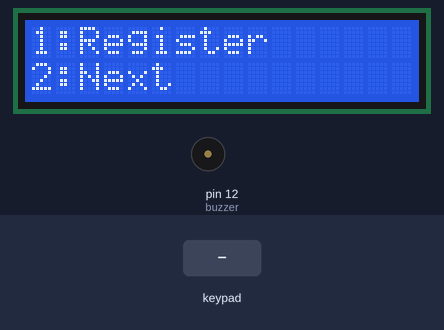
This sketch was run on a simulated Arduino Uno, built with avr-gcc and run on an emulated ATmega328P. Shown: 16×2 character LCD, buzzer (waves = sounding, pin HIGH). The test bench sets the inputs (shaded band). The modem accepts every AT command (registered, SIM ready, sends succeed) and sends nothing else.

Above: at 3.2 s.
3.3 s: key '2' pressed
At 4.5 s:
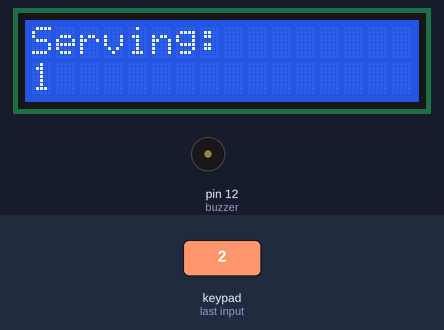
6.3 s: keypad keys 1 3 9 7 # pressed 0.4 s apart
At 9.3 s:
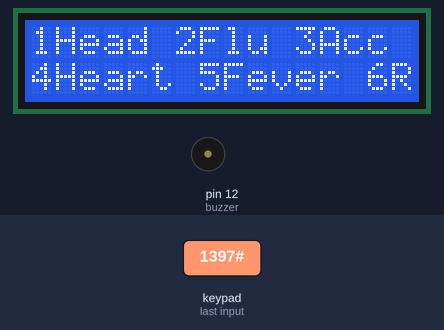
9.8 s: keypad keys 5 4 3 pressed 0.4 s apart
At 10.6 s:
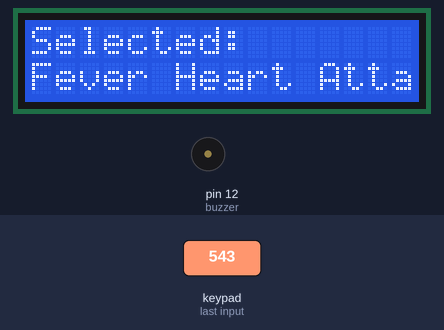
15.7 s: key '#' pressed
18.7 s: key '1' pressed
At 19.9 s:
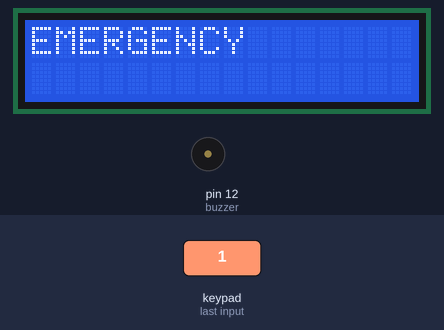
Timing chart, 0 to 22.4 s (numbered marks = the images above; inputs shaded):
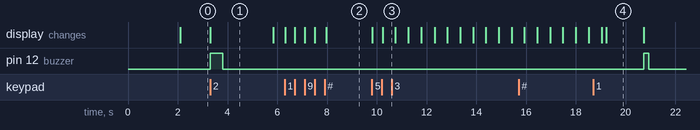

The sketch:

softwareprogram_code.ino
```cpp
#include <Wire.h>
#include <LiquidCrystal_I2C.h>
#include <Keypad.h>
#include <SoftwareSerial.h>

LiquidCrystal_I2C lcd(0x27,16,2);
SoftwareSerial gsm(10,11);

const byte ROWS = 4;
const byte COLS = 3;

char keys[ROWS][COLS] = {
  {'1','2','3'},
  {'4','5','6'},
  {'7','8','9'},
  {'*','0','#'}
};

byte rowPins[ROWS] = {9,8,7,6};
byte colPins[COLS] = {5,4,3};

Keypad keypad = Keypad(makeKeymap(keys), rowPins, colPins, ROWS, COLS);

int buzzer = 12;
int token = 1;
int serving = 0;

String phoneList[30];
int tokenList[30];
int queueSize = 0;

// Map keys to symptom names
String symptomNames[7] = {"", "Headache", "Flu", "Accident", "Heart Attack", "Fever", "Review"};

// Send SMS
void sendSMS(String number, String text) {
  gsm.println("AT");
  delay(500);
  gsm.println("AT+CMGF=1"); // SMS text mode
  delay(500);
  gsm.print("AT+CMGS=\"");
  gsm.print(number);
  gsm.println("\"");
  delay(1000);
  gsm.print(text);
  delay(500);
  gsm.write(26); // CTRL+Z
  delay(5000);
}

// Smooth scrolling function for LCD
void displayScrolling(String text) {
  int len = text.length();
  if(len <= 16) {
    lcd.setCursor(0,1);
    lcd.print(text);
    return;
  }
  for(int i=0; i<=len-16; i++) {
    lcd.setCursor(0,1);
    lcd.print(text.substring(i,i+16));
    delay(500); // scroll speed (500ms per shift)
  }
}

void registerPatient() {
  lcd.clear();
  lcd.print("Enter Phone:");
  lcd.setCursor(0,1);

  String phone = "";
  while(true) {
    char key = keypad.getKey();
    if(key) {
      if(key=='#') break;
      phone += key;
      lcd.print(key);
    }
  }

  String symptoms = "";
  bool confirmed = false;

  while(!confirmed) {
    symptoms = ""; // reset each attempt

    lcd.clear();
    lcd.print("Select Symptoms");
    lcd.setCursor(0,1);
    lcd.print("#Finish");

    lcd.clear();
    lcd.print("1Head 2Flu 3Acc");
    lcd.setCursor(0,1);
    lcd.print("4Heart 5Fever 6Rev");

    String symptomDisplay = "";
    char key = 0;

    while(true) {
      key = keypad.getKey();
      if(key) {
        if(key=='#') break;
        if(symptoms.indexOf(key) == -1 && key>='1' && key<='6') {
          symptoms += key;
          symptomDisplay += symptomNames[key-'0'] + " ";
          lcd.clear();
          lcd.print("Selected:");
          displayScrolling(symptomDisplay); // smooth scroll
        }
      }
    }

    // Confirmation
    lcd.clear();
    lcd.print("Confirm? 1=Yes");
    lcd.setCursor(0,1);
    lcd.print("2=No");

    char confirmKey = 0;
    while(!confirmKey) {
      confirmKey = keypad.getKey();
      if(confirmKey=='1') {
        confirmed = true;
        break;
      } else if(confirmKey=='2') {
        confirmed = false;
        lcd.clear();
        lcd.print("Reselect Symptoms");
        delay(1000);
        break;
      }
    }
  }

  // Determine triage
  String triage = "NORMAL";
  if(symptoms.indexOf('3') != -1 || symptoms.indexOf('4') != -1)
    triage = "EMERGENCY";
  else if(symptoms.indexOf('6') != -1)
    triage = "REVIEW";
  else
    triage = "NORMAL";

  lcd.clear();
  lcd.print(triage);
  delay(1500);

  phoneList[queueSize] = phone;
  tokenList[queueSize] = token;

  lcd.clear();
  lcd.print("Token No:");
  lcd.setCursor(0,1);
  lcd.print(token);

  digitalWrite(buzzer,HIGH);
  delay(200);
  digitalWrite(buzzer,LOW);

  String message =
    "Hospital Queue System\n"
    "Token: " + String(token) +
    "\nTriage: " + triage +
    "\nPlease wait.";

  sendSMS(phone,message);

  queueSize++;
  token++;
  delay(3000);
}

// Call next patient
void callNext() {
  serving++;

  for(int i=0;i<queueSize;i++) {
    if(tokenList[i]==serving+2) {
      sendSMS(phoneList[i],
        "Queue Update:\nOnly 2 patients ahead. Please prepare.");
    }

    if(tokenList[i]==serving) {
      sendSMS(phoneList[i],
        "Queue Alert:\nIt is now your turn.");
    }
  }

  lcd.clear();
  lcd.print("Serving:");
  lcd.setCursor(0,1);
  lcd.print(serving);

  digitalWrite(buzzer,HIGH);
  delay(500);
  digitalWrite(buzzer,LOW);

  delay(2000);
}

void setup() {
  gsm.begin(9600);
  lcd.init();
  lcd.backlight();
  pinMode(buzzer,OUTPUT);

  lcd.print("Smart Queue");
  delay(2000);
}

void loop() {
  lcd.clear();
  lcd.print("1:Register");
  lcd.setCursor(0,1);
  lcd.print("2:Next");

  char key = keypad.getKey();
  if(key=='1') registerPatient();
  if(key=='2') callNext();
}
```

Measured:
- after the input at 3.3 s, pin 12 (buzzer): LOW → HIGH at once, → LOW 0.50 s later; the display: changes at once (image 1)
- after the input at 6.3 s, the display: first changes at once (image 2 shows a later state)
- after the input at 9.8 s, the display: first changes at once (image 3 shows a later state)
- after the input at 18.7 s, pin 12 (buzzer): LOW → HIGH after 2.0 s, → LOW 0.20 s later; the display: first differs from a run without the input after 0.52 s (image 4)
- what the display in image 1 shows lasts 2.5 s, from 3.3 s to 5.8 s
- what the display in image 4 shows lasts 1.5 s, from 19.2 s to 20.7 s
